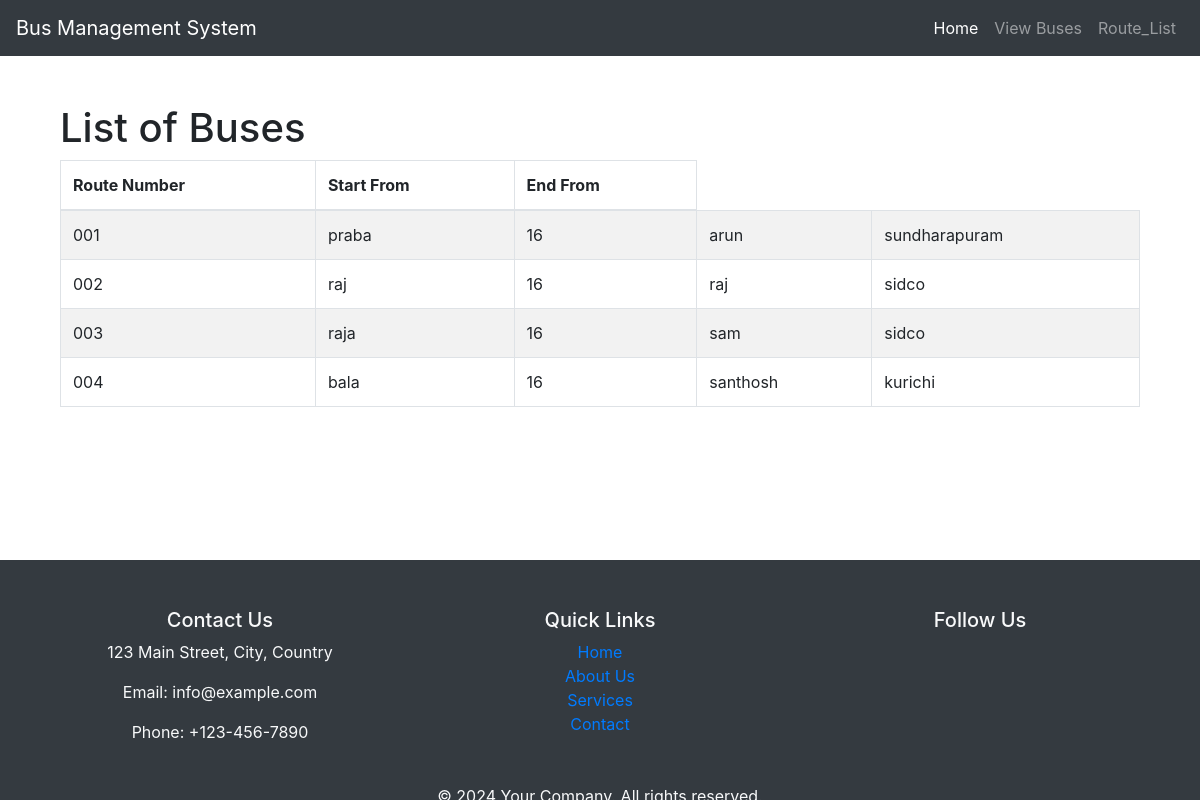
/students_list/, run on the app's committed database.
### bus/models.py (models this page shows, shortened)
class Students(models.Model):
    student_id = models.CharField(max_length=100,  primary_key=True)
    std_name = models.CharField(max_length=50)
    std_age = models.CharField(max_length=50)
    father_name = models.CharField(max_length=50)
    location = models.CharField(max_length=50)

### bus/views.py (the view)
# urls.py: path('students_list/', views.students_list, name='students_list'),
def students_list(request):
    students = Students.objects.all()
    return render(request, 'students_list.html', {'students': students})

### bus/templates/students_list.html (shortened to what this page needs)
{% extends 'base.html' %}
{% block content %}
<div class="container mt-5">
    <h1>List of Buses</h1>
    <div class="table-responsive">
        <table class="table table-bordered table-striped">
            <thead>
                <tr>
                    <th>Route Number</th>
                    <th>Start From</th>
                    <th>End From</th>
                </tr>
            </thead>
            <tbody>
                {% for student in students %}
                <tr>
                    <td>{{ student.student_id }}</td>
                    <td>{{ student.std_name }}</td>
                    <td>{{ student.std_age }}</td>
                    <td>{{ student.father_name }}</td>
                    <td>{{ student.location }}</td>
                </tr>
                {% empty %}
                <tr>
                    <td colspan="4">No buses found.</td>
                </tr>
                {% endfor %}
            </tbody>
        </table>
    </div>
</div>
{% endblock %}

### data on the page
Students: student_id "001", std_name "praba", std_age "16", father_name "arun", location "sundharapuram"
Students: student_id "002", std_name "raj", std_age "16", father_name "raj", location "sidco"
Students: student_id "003", std_name "raja", std_age "16", father_name "sam", location "sidco"
Students: student_id "004", std_name "bala", std_age "16", father_name "santhosh", location "kurichi"
